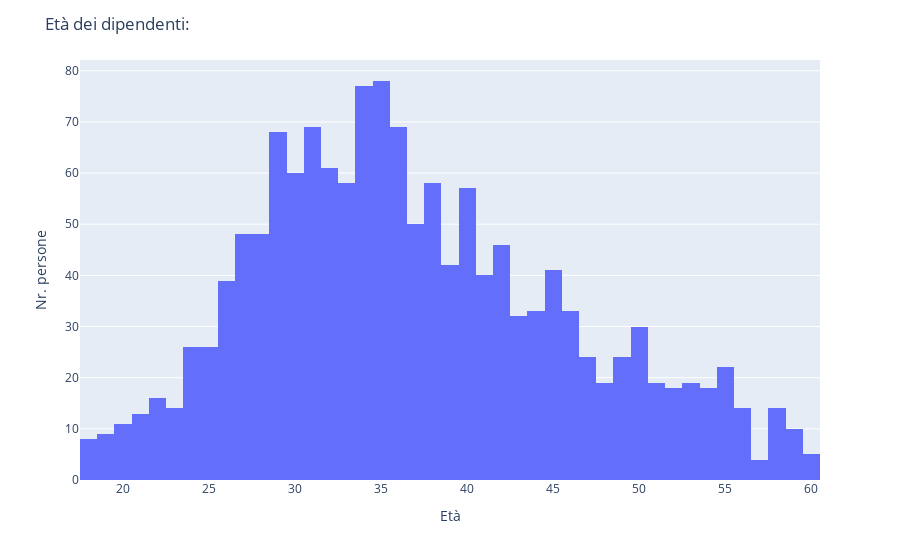

The notebook cell saved with this chart:
### Code cell
#Età dei dipendenti
fig0= px.histogram(df, x="Age")
fig0.layout["xaxis"]["title"] = "Età"
fig0.layout["yaxis"]["title"] = "Nr. persone"
fig0.layout["title"] = "Età dei dipendenti:"
fig0.show()

### Figure 1 — Plotly figure (JSON) as saved in the notebook; plotly's stock layout.template omitted (floating-point values rounded to 4 significant figures; data arrays with more than 128 entries replaced by an {"elided": "..."} marker saying what was removed)
{"data": [{"alignmentgroup": "True", "bingroup": "x", "hovertemplate": "Age=%{x}<br>count=%{y}<extra></extra>", "legendgroup": "", "marker": {"color": "#636efa", "pattern": {"shape": ""}}, "name": "", "offsetgroup": "", "orientation": "v", "showlegend": false, "type": "histogram", "x": {"elided": "1470 int values"}, "xaxis": "x", "yaxis": "y"}], "layout": {"autosize": true, "barmode": "relative", "legend": {"tracegroupgap": 0}, "margin": {"t": 60}, "title": {"text": "Età dei dipendenti:"}, "xaxis": {"anchor": "y", "autorange": true, "domain": [0, 1], "range": [17.5, 60.5], "title": {"text": "Età"}, "type": "linear"}, "yaxis": {"anchor": "x", "autorange": true, "domain": [0, 1], "range": [0, 82.11], "title": {"text": "Nr. persone"}}}}
